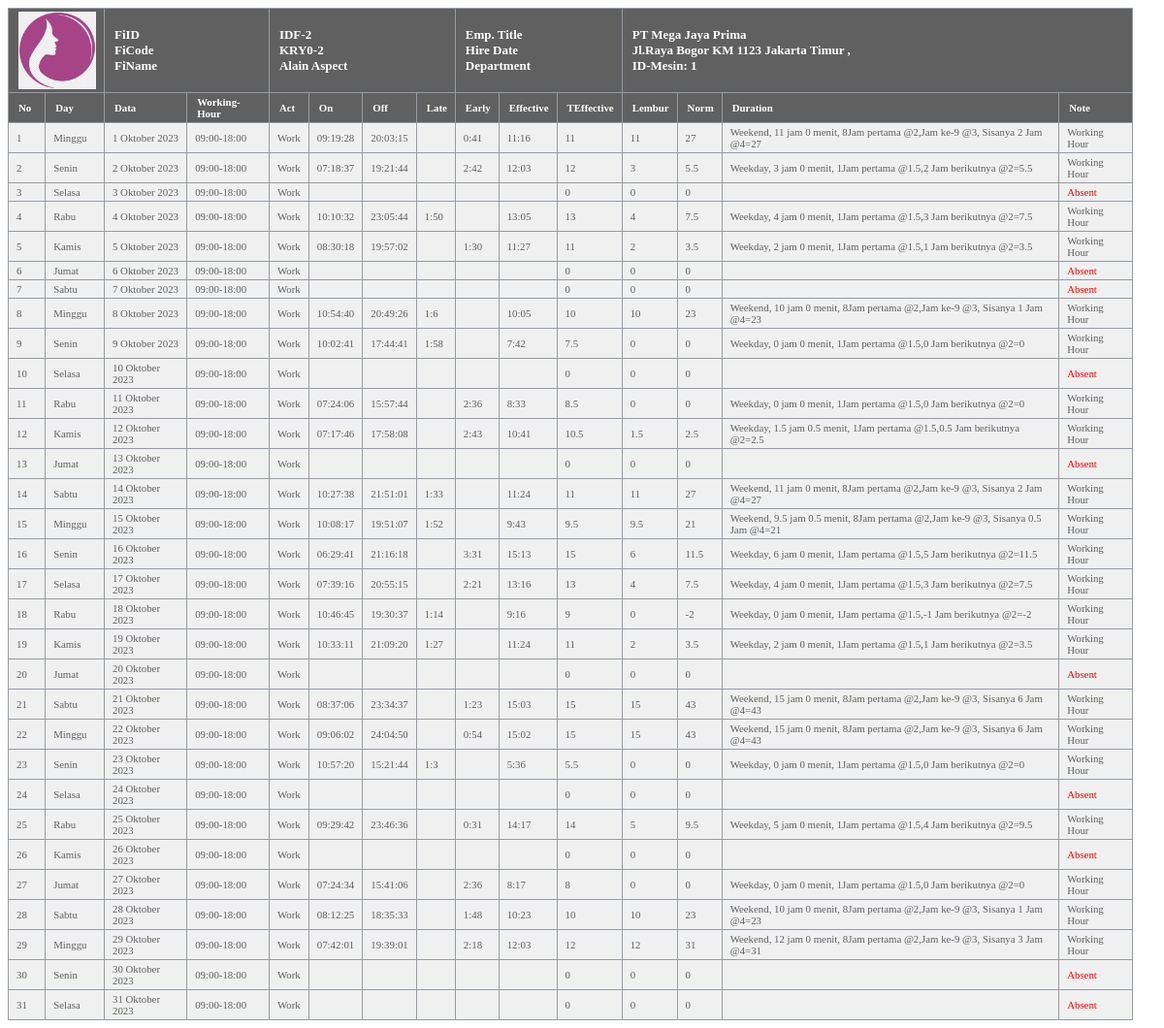
Page /absensi/absen.php?idf=2 on the committed database.
### tables this page shows
CREATE TABLE `tb_rekanan` (
  `id_rekanan` varchar(15) NOT NULL,
  `nama_rekanan` varchar(30) NOT NULL,
  `deskripsi` text NOT NULL,
  `alamat` text NOT NULL,
  `logo` varchar(100) NOT NULL,
  `id_mesin` varchar(15) NOT NULL,
  `username` varchar(15) NOT NULL,
  `password` varchar(15) NOT NULL DEFAULT '123',
  `status` varchar(15) NOT NULL,
  `keterangan` text NOT NULL
);

CREATE TABLE `tb_karyawan` (
  `id_karyawan` int(8) NOT NULL,
  `id_rekanan` varchar(15) NOT NULL,
  `id_finger` varchar(15) NOT NULL,
  `nama_karyawan` varchar(30) NOT NULL,
  `deskripsi` text NOT NULL,
  `email` varchar(40) NOT NULL,
  `telepon` varchar(15) NOT NULL,
  `username` varchar(15) NOT NULL,
  `password` varchar(14) NOT NULL,
  `status` varchar(15) NOT NULL,
  `gaji1` int(10) NOT NULL,
  `gaji2` int(10) NOT NULL,
  `gaji3` int(10) NOT NULL,
  `gaji4` int(10) NOT NULL,
  `gaji5` int(10) NOT NULL,
  `keterangan` text NOT NULL
);

CREATE TABLE `tb_absensi` (
  `id_absensi` int(8) NOT NULL,
  `id_mesin` varchar(15) NOT NULL,
  `id_finger` varchar(15) NOT NULL,
  `tanggal_masuk` date NOT NULL,
  `jam_masuk` time NOT NULL,
  `tanggal_pulang` date NOT NULL,
  `jam_pulang` time NOT NULL,
  `status` varchar(15) NOT NULL,
  `keterangan` text NOT NULL,
  `hari` varchar(15) NOT NULL,
  `kategori` varchar(15) NOT NULL DEFAULT 'Weekday',
  `lamakerja` float NOT NULL,
  `lembur` float NOT NULL,
  `kalibrasi` float NOT NULL,
  `kalibrasi0` float NOT NULL,
  `catatan` text NOT NULL
);

### koneksivar.php (called while the page is built, shortened)
<?php
$css="greenblack.css";
$tbkaryawan="tb_karyawan";
$tbrekanan="tb_rekanan";
$tbabsensi="tb_absensi";
$jammasuknormal=9;
?>

### absensi/absen.php (the view, shortened to what this page needs)
<?php
include "../konmysqli.php";
echo"<link href='../ypathcss/$css' rel='stylesheet' type='text/css' />";
$tahun=2023;
$bulan=10;
$id_finger=1;
if(isset($_GET["idf"])){
	$id_finger=$_GET["idf"];
}
	$sql="select * from `$tbkaryawan` where `id_finger`='$id_finger'";
	$d=getField($conn,$sql);
	$id_karyawan=$d["id_karyawan"];
	$id_rekanan=$d["id_rekanan"];
	$id_finger=$d["id_finger"];
	$nama_karyawan=$d["nama_karyawan"];
$sql="select * from `$tbrekanan` where `id_rekanan`='$id_rekanan'";
	$d=getField($conn,$sql);
		$nama_rekanan=$d["nama_rekanan"];
		$alamat=$d["alamat"];
		$logo=$d["logo"];
		$id_mesin=$d["id_mesin"];
	$GBR="../ypathfile/$logo";
?>
<table width="98%" border="1">
<tr>
<th colspan="2" align='center'>
<?php echo '<img title="'.$nama_rekanan.'"  src="'.$GBR.'" width="80" height="80">';?>
</th>
<th colspan="2" align="left">
FiID<br>
FiCode<br>
FiName
</th>
<th colspan="4" align="left">
<?php echo "IDF-$id_finger<br>KRY0-$id_karyawan<br>$nama_karyawan";?>
</th>
<th colspan="3" align="left">
Emp. Title<br>
Hire Date<br>
Department
</th>
<th colspan="5" align="left">
<?php echo "$nama_rekanan<br>$alamat, <br>ID-Mesin: $id_mesin";?>
</th>
</tr>
<tr>
	<th><small>No</small></th>
	<th><small>Day</small></th>
	<th><small>Data</small></th>
	<th><small>Working-Hour</small></th>
	<th><small>Act</small></th>
	<th><small>On</small></th>
	<th><small>Off</small></th>
	<th><small>Late</small></th>
	<th><small>Early</small></th>
	<th><small>Effective</small></th>
	<th><small>TEffective</small></th>
	<th><small>Lembur</small></th>
	<th><small>Norm</small></th>
	<th><small>Duration</small></th>
	<th><small>Note</small></th>
</tr>
<?php
$a_date = "$tahun-$bulan-01";
$lastdate= date('t',strtotime($a_date));
for($i=1;$i<=$lastdate;$i++){
	$no=$i;
	$tanggal="$tahun-$bulan-$no";
	$sql="select * from `$tbabsensi` where `id_finger`='$id_finger' and `id_mesin`='$id_mesin' and `tanggal_masuk`='$tanggal'";
	$ada=getJum($conn,$sql);
	$notes="<font color='red'>Absent</font>";
	$late="";
	$early="";
	$effect="";
	$jam_masuk="";
	$jam_pulang="";
		$lamakerja=0;
		$lembur=0;
		$kalibrasi=0;
		$catatan="";
	$hari=getHari($tanggal);
	$tanggal_masuk=WKT($tanggal);
	if($ada>0){
	$d=getField($conn,$sql);
		$tanggal_masuk=WKT($d["tanggal_masuk"]);
		$jam_masuk=$d["jam_masuk"];
		$jam_pulang=$d["jam_pulang"];
		$hari=$d["hari"];
		$lamakerja=$d["lamakerja"];
		$lembur=$d["lembur"];
		$kalibrasi=$d["kalibrasi"];
		$catatan=$d["catatan"];
		$notes="Working Hour";
		$ar1=explode(":",$jam_masuk);
		$j1=$ar1[0]+0;if($j1==0){$j1=24;}
		$m1=$ar1[1];
		$selj=$jammasuknormal-$j1;
		$menj=60-$m1;
		$early="$selj:$menj";
		if($selj<0){
			$late=abs($selj).":$menj";
			$early="";
		}
		else{
			$late="";
		}
		$ar2=explode(":",$jam_pulang);
		$j2=$ar2[0]+0;if($j2==0){$j2=24;}
		$m2=$ar2[1];
		$selj=$j2-$j1;
		$selm=abs($m2-$m1);if($selm<10){$selm="0".$selm;}
		$effect="$selj:$selm";
	}
	echo"<tr>
	<td><small>$no</small></td>
	<td><small>$hari</small></td>
	<td><small>$tanggal_masuk</small></td>
	<td><small>09:00-18:00</small></td>
	<td><small>Work</small></td>
	<td><small>$jam_masuk</small></td>
	<td><small>$jam_pulang</small></td>
	<td><small>$late</small></td>
	<td><small>$early</small></td>
	<td><small>$effect</small></td>
	<td><small>$lamakerja</small></td>
	<td><small>$lembur</small></td>
	<td><small>$kalibrasi</small></td>
	<td><small>$catatan</small></td>
	<td><small>$notes</small></td>
	</tr>";
}
?>
</table>

### konmysqli.php (shortened to what this page needs)
<?php
require_once"koneksivar.php";
function getHari($tanggal){
	$dayOfWeek = date("l", strtotime($tanggal));
	$hari="Minggu";
	if($dayOfWeek=="Sunday"){$hari="Minggu";}
	elseif($dayOfWeek=="Monday"){$hari="Senin";}
	elseif($dayOfWeek=="Tuesday"){$hari="Selasa";}
	elseif($dayOfWeek=="Wednesday"){$hari="Rabu";}
	elseif($dayOfWeek=="Thursday"){$hari="Kamis";}
	elseif($dayOfWeek=="Friday"){$hari="Jumat";}
	elseif($dayOfWeek=="Saturday"){$hari="Sabtu";}
	return $hari;
	}
?>
<link rel="stylesheet" href="ypathcss/sweetalert/sweetalert2.min.css">
<?php
function WKT($sekarang){
$tanggal = substr($sekarang,8,2)+0;
$bulan = substr($sekarang,5,2);
$tahun = substr($sekarang,0,4);
$judul_bln=array(1=> "Januari", "Februari", "Maret", "April", "Mei","Juni", "Juli", "Agustus", "September","Oktober", "November", "Desember");
$wk=$tanggal." ".$judul_bln[(int)$bulan]." ".$tahun;
return $wk;
}
?>
<?php
function getJum($conn,$sql){
  $rs=$conn->query($sql);
  $jum= $rs->num_rows;
	return $jum;
}
function getField($conn,$sql){
	$rs=$conn->query($sql);
	$rs->data_seek(0);
	$d= $rs->fetch_assoc();
	return $d;
}
?>

### ypathcss/greenblack.css (style rules this page uses)
table { border-collapse : collapse; }
th { background-color : #606060; padding-left : 10px; padding-right : 8px; padding-top : 3px; padding-bottom : 3px; border : 1px solid #969BA5; text-align : left; color : #FFFFFF; font-size : 13; }
td { background-color : #F0F0F0; padding-left : 8px; padding-right : 8px; padding-top : 3px; padding-bottom : 3px; border : 1px solid #969BA5; color : #606060; font-size : 13; }

### rows in the picture
tb_rekanan: logo (picture), nama_rekanan "PT Mega Jaya Prima", alamat "Jl.Raya Bogor KM 1123 Jakarta Timur", id_mesin "1"
tb_karyawan: id_finger "2", id_karyawan "2", nama_karyawan "Alain Aspect"
tb_absensi: no "1", hari "Minggu", tanggal_masuk "1 Oktober 2023", jam_masuk "09:19:28", jam_pulang "20:03:15", jam_masuk "0:41", effect "11:16", lamakerja "11", lembur "11", kalibrasi "27", catatan "Weekend, 11 jam 0 menit, 8Jam pertama @2,Jam ke-9 @3, Sisanya 2 Jam @4=27", notes "Working Hour"
tb_absensi: no "2", hari "Senin", tanggal_masuk "2 Oktober 2023", jam_masuk "07:18:37", jam_pulang "19:21:44", jam_masuk "2:42", effect "12:03", lamakerja "12", lembur "3", kalibrasi "5.5", catatan "Weekday, 3 jam 0 menit, 1Jam pertama @1.5,2 Jam berikutnya @2=5.5", notes "Working Hour"
tb_absensi: no "4", hari "Rabu", tanggal_masuk "4 Oktober 2023", jam_masuk "10:10:32", jam_pulang "23:05:44", jam_masuk "1:50", effect "13:05", lamakerja "13", lembur "4", kalibrasi "7.5", catatan "Weekday, 4 jam 0 menit, 1Jam pertama @1.5,3 Jam berikutnya @2=7.5", notes "Working Hour"
tb_absensi: no "5", hari "Kamis", tanggal_masuk "5 Oktober 2023", jam_masuk "08:30:18", jam_pulang "19:57:02", jam_masuk "1:30", effect "11:27", lamakerja "11", lembur "2", kalibrasi "3.5", catatan "Weekday, 2 jam 0 menit, 1Jam pertama @1.5,1 Jam berikutnya @2=3.5", notes "Working Hour"
tb_absensi: no "8", hari "Minggu", tanggal_masuk "8 Oktober 2023", jam_masuk "10:54:40", jam_pulang "20:49:26", jam_masuk "1:6", effect "10:05", lamakerja "10", lembur "10", kalibrasi "23", catatan "Weekend, 10 jam 0 menit, 8Jam pertama @2,Jam ke-9 @3, Sisanya 1 Jam @4=23", notes "Working Hour"
tb_absensi: no "9", hari "Senin", tanggal_masuk "9 Oktober 2023", jam_masuk "10:02:41", jam_pulang "17:44:41", jam_masuk "1:58", effect "7:42", lamakerja "7.5", lembur "0", kalibrasi "0", catatan "Weekday, 0 jam 0 menit, 1Jam pertama @1.5,0 Jam berikutnya @2=0", notes "Working Hour"
tb_absensi: no "11", hari "Rabu", tanggal_masuk "11 Oktober 2023", jam_masuk "07:24:06", jam_pulang "15:57:44", jam_masuk "2:36", effect "8:33", lamakerja "8.5", lembur "0", kalibrasi "0", catatan "Weekday, 0 jam 0 menit, 1Jam pertama @1.5,0 Jam berikutnya @2=0", notes "Working Hour"
tb_absensi: no "12", hari "Kamis", tanggal_masuk "12 Oktober 2023", jam_masuk "07:17:46", jam_pulang "17:58:08", jam_masuk "2:43", effect "10:41", lamakerja "10.5", lembur "1.5", kalibrasi "2.5", catatan "Weekday, 1.5 jam 0.5 menit, 1Jam pertama @1.5,0.5 Jam berikutnya @2=2.5", notes "Working Hour"
tb_absensi: no "14", hari "Sabtu", tanggal_masuk "14 Oktober 2023", jam_masuk "10:27:38", jam_pulang "21:51:01", jam_masuk "1:33", effect "11:24", lamakerja "11", lembur "11", kalibrasi "27", catatan "Weekend, 11 jam 0 menit, 8Jam pertama @2,Jam ke-9 @3, Sisanya 2 Jam @4=27", notes "Working Hour"
tb_absensi: no "15", hari "Minggu", tanggal_masuk "15 Oktober 2023", jam_masuk "10:08:17", jam_pulang "19:51:07", jam_masuk "1:52", effect "9:43", lamakerja "9.5", lembur "9.5", kalibrasi "21", catatan "Weekend, 9.5 jam 0.5 menit, 8Jam pertama @2,Jam ke-9 @3, Sisanya 0.5 Jam @4=21", notes "Working Hour"
tb_absensi: no "16", hari "Senin", tanggal_masuk "16 Oktober 2023", jam_masuk "06:29:41", jam_pulang "21:16:18", jam_masuk "3:31", effect "15:13", lamakerja "15", lembur "6", kalibrasi "11.5", catatan "Weekday, 6 jam 0 menit, 1Jam pertama @1.5,5 Jam berikutnya @2=11.5", notes "Working Hour"
tb_absensi: no "17", hari "Selasa", tanggal_masuk "17 Oktober 2023", jam_masuk "07:39:16", jam_pulang "20:55:15", jam_masuk "2:21", effect "13:16", lamakerja "13", lembur "4", kalibrasi "7.5", catatan "Weekday, 4 jam 0 menit, 1Jam pertama @1.5,3 Jam berikutnya @2=7.5", notes "Working Hour"
tb_absensi: no "18", hari "Rabu", tanggal_masuk "18 Oktober 2023", jam_masuk "10:46:45", jam_pulang "19:30:37", jam_masuk "1:14", effect "9:16", lamakerja "9", lembur "0", kalibrasi "-2", catatan "Weekday, 0 jam 0 menit, 1Jam pertama @1.5,-1 Jam berikutnya @2=-2", notes "Working Hour"
tb_absensi: no "19", hari "Kamis", tanggal_masuk "19 Oktober 2023", jam_masuk "10:33:11", jam_pulang "21:09:20", jam_masuk "1:27", effect "11:24", lamakerja "11", lembur "2", kalibrasi "3.5", catatan "Weekday, 2 jam 0 menit, 1Jam pertama @1.5,1 Jam berikutnya @2=3.5", notes "Working Hour"
tb_absensi: no "21", hari "Sabtu", tanggal_masuk "21 Oktober 2023", jam_masuk "08:37:06", jam_pulang "23:34:37", jam_masuk "1:23", effect "15:03", lamakerja "15", lembur "15", kalibrasi "43", catatan "Weekend, 15 jam 0 menit, 8Jam pertama @2,Jam ke-9 @3, Sisanya 6 Jam @4=43", notes "Working Hour"
tb_absensi: no "22", hari "Minggu", tanggal_masuk "22 Oktober 2023", jam_masuk "09:06:02", jam_pulang "24:04:50", jam_masuk "0:54", effect "15:02", lamakerja "15", lembur "15", kalibrasi "43", catatan "Weekend, 15 jam 0 menit, 8Jam pertama @2,Jam ke-9 @3, Sisanya 6 Jam @4=43", notes "Working Hour"
tb_absensi: no "23", hari "Senin", tanggal_masuk "23 Oktober 2023", jam_masuk "10:57:20", jam_pulang "15:21:44", jam_masuk "1:3", effect "5:36", lamakerja "5.5", lembur "0", kalibrasi "0", catatan "Weekday, 0 jam 0 menit, 1Jam pertama @1.5,0 Jam berikutnya @2=0", notes "Working Hour"
tb_absensi: no "25", hari "Rabu", tanggal_masuk "25 Oktober 2023", jam_masuk "09:29:42", jam_pulang "23:46:36", jam_masuk "0:31", effect "14:17", lamakerja "14", lembur "5", kalibrasi "9.5", catatan "Weekday, 5 jam 0 menit, 1Jam pertama @1.5,4 Jam berikutnya @2=9.5", notes "Working Hour"
tb_absensi: no "27", hari "Jumat", tanggal_masuk "27 Oktober 2023", jam_masuk "07:24:34", jam_pulang "15:41:06", jam_masuk "2:36", effect "8:17", lamakerja "8", lembur "0", kalibrasi "0", catatan "Weekday, 0 jam 0 menit, 1Jam pertama @1.5,0 Jam berikutnya @2=0", notes "Working Hour"
tb_absensi: no "28", hari "Sabtu", tanggal_masuk "28 Oktober 2023", jam_masuk "08:12:25", jam_pulang "18:35:33", jam_masuk "1:48", effect "10:23", lamakerja "10", lembur "10", kalibrasi "23", catatan "Weekend, 10 jam 0 menit, 8Jam pertama @2,Jam ke-9 @3, Sisanya 1 Jam @4=23", notes "Working Hour"
tb_absensi: no "29", hari "Minggu", tanggal_masuk "29 Oktober 2023", jam_masuk "07:42:01", jam_pulang "19:39:01", jam_masuk "2:18", effect "12:03", lamakerja "12", lembur "12", kalibrasi "31", catatan "Weekend, 12 jam 0 menit, 8Jam pertama @2,Jam ke-9 @3, Sisanya 3 Jam @4=31", notes "Working Hour"

### other values in the picture
$no "3"
$hari "Selasa"
$tanggal_masuk "3 Oktober 2023"
$lamakerja "0"
$lembur "0"
$kalibrasi "0"
$no "6"
$hari "Jumat"
$tanggal_masuk "6 Oktober 2023"
$no "7"
$hari "Sabtu"
$tanggal_masuk "7 Oktober 2023"
$no "10"
$tanggal_masuk "10 Oktober 2023"
$no "13"
